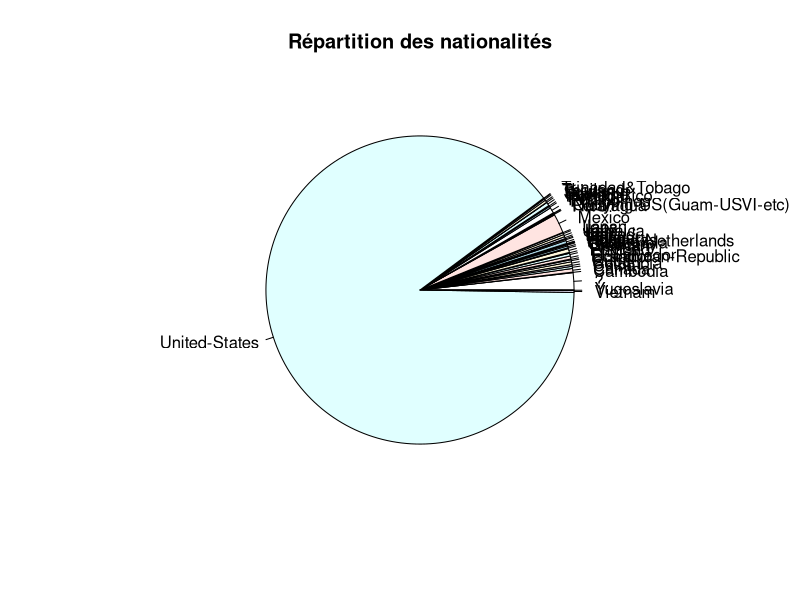
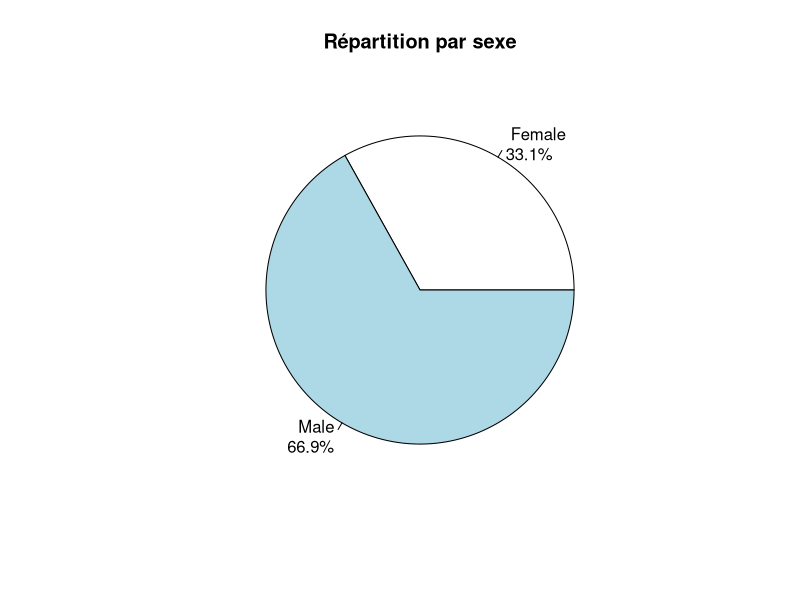
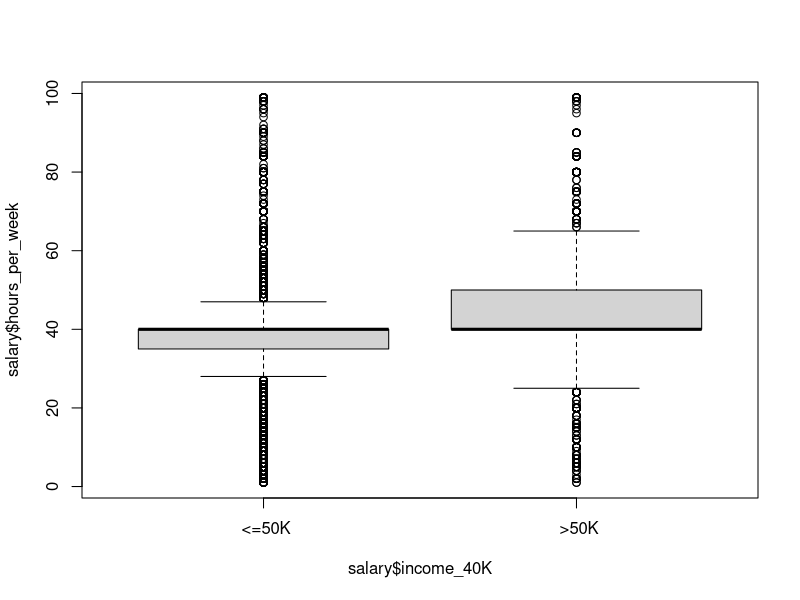
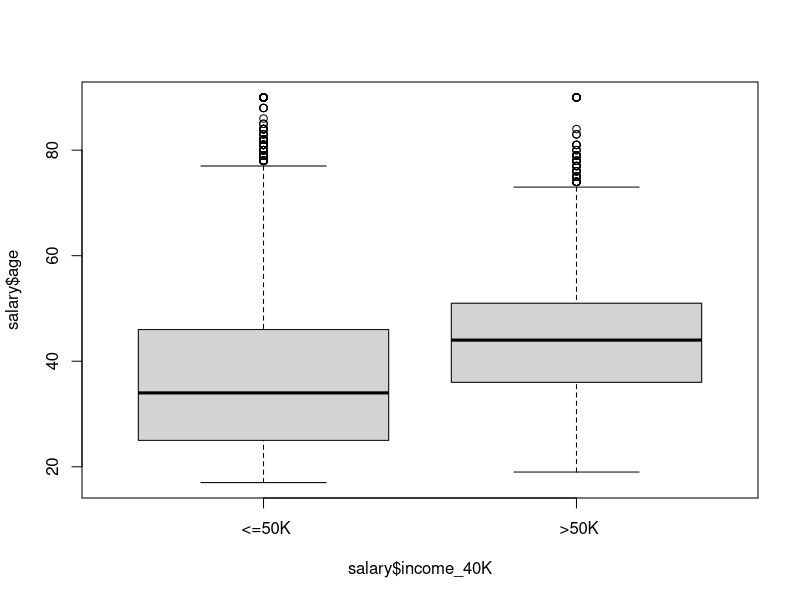
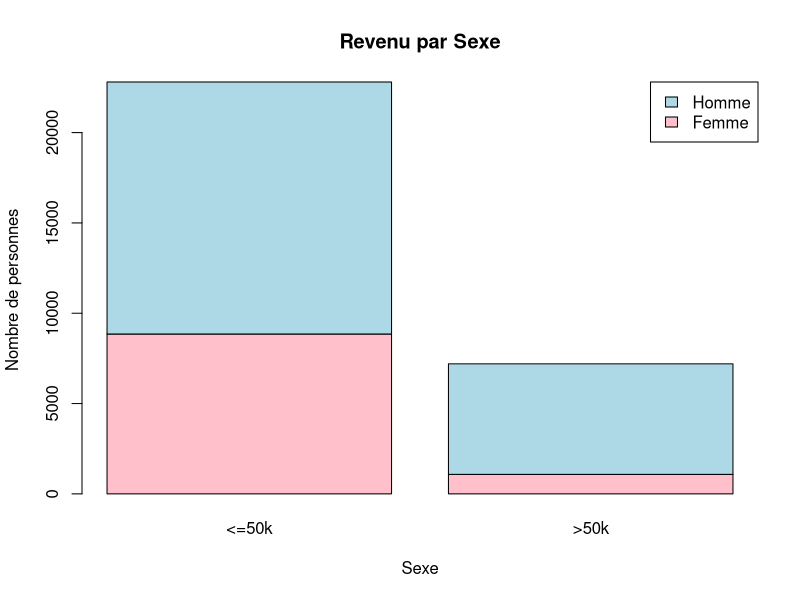

These figures' R source, in order: (Note: this script raises an error after producing the figures.)
## ---- chunk 1
salary <- read.csv("Salarie.csv")
## ---- chunk 2
# Compter le nombre d'éléments par type dans chaque colonne
count_by_type <- lapply(salary, table)

# Afficher les résultats
print(count_by_type)
## ---- chunk 3
summary(salary$workclass[salary$workclass == " ?"])
summary(salary$workclass[salary$occupation == " ?"])
summary(salary$workclass[salary$native_country == " ?"])
## ---- chunk 4
summary(salary)
str(salary)
## ---- chunk 5
head(salary)
tail(salary)
## ---- chunk 6
View(salary)
## ---- chunk 7
colonnes <- ncol(salary)
colnames(salary)

lignes <- nrow(salary)

sprintf("Le dataframe a %d lignes et %d colonnes.", lignes, colonnes)
## ---- chunk 8
valeurs_manquantes_par_colonne <- colSums(is.na(salary))
print(valeurs_manquantes_par_colonne)
## ---- chunk 9
nationalite <- unique(salary$native_country)
print(nationalite)

table_nationalites <- table(salary$native_country)

# Créer un diagramme en camembert avec la fonction pie()
pie(table_nationalites, labels = names(table_nationalites), main = "Répartition des nationalités")

# Afficher le nombre de lignes par nationalité
print(table_nationalites)
## ---- chunk 10
table_sexe <- table(salary$sex)
pourcentages <- round(100 * table_sexe / sum(table_sexe), 1)
pie(table_sexe, labels = sprintf("%s\n%.1f%%", names(table_sexe), pourcentages), main = "Répartition par sexe")
## ---- chunk 11
table_marital <- table(salary$marital_status)
print(table_marital)

## ---- chunk 12
boxplot(salary$hours_per_week ~ salary$income_40K, data = salary)
boxplot(salary$age ~ salary$income_40K, data = salary)


salary$sex_binary <- ifelse(salary$sex == " Male", 1, 0)


## ---- chunk 13

# Recodage de la variable income_40k en income_50k qui aura
class(salary$income_40K)
class(as.factor(salary$income_40K))
class(as.factor(salary$sex))


which(is.na(salary$sex))
which(is.na(salary$income_40K))

which(is.infinite(salary$sex))
which(is.infinite(salary$income_40K))

unique(salary$sex)

salary$income_40K <- as.factor(salary$income_40K)
length(salary$sex)
length(salary$income_40K)
## ---- chunk 14
contingency_table <- table(salary$sex, salary$income_40K)

barplot(contingency_table, beside = FALSE, 
        main = "Revenu par Sexe",
        xlab = "Sexe", ylab = "Nombre de personnes", col = c("pink", "lightblue"),
        legend.text = c("Femme", "Homme"), 
        args.legend = list(x = "topright"),
        names.arg = c("<=50k", ">50k")) 
## ---- chunk 15
# Créer un indice pour les lignes qui ne sont pas les États-Unis
non_us_indices <- which(salary$native_country != " United-States")

# Utiliser cet indice pour créer le facteur de nationalité et la variable de revenu correspondante
nationality_factor_no_us <- nationality_factor[non_us_indices]
income_40K_no_us <- salary$income_40K[non_us_indices]

# Créer la table de contingence en utilisant les données filtrées
nationality_table_no_us <- table(nationality_factor_no_us, income_40K_no_us)

library(ggplot2)
nationality_income_melted <- melt(nationality_table_no_us)
# Calculer la proportion de personnes pour chaque pays et catégorie de revenu
nationality_income_prop <- as.data.frame.matrix(prop.table(nationality_table_no_us, 1))
# Créer une heatmap
ggplot(nationality_income_melted, aes(x = nationality_factor_no_us, y = income_40K_no_us, fill = value)) +
  geom_tile() +
  scale_fill_gradient(low = "blue", high = "red") +
  labs(x = "Nationalité", y = "Revenu", fill = "Proportion") +
  theme(axis.text.x = element_text(angle = 90, hjust = 1))
## ---- chunk 16
ggplot(salary, aes(x = education_num, y = income_40K)) + 
  geom_bar(stat = "summary", fun = "mean") +
  xlab("Niveau d'Éducation") +
  ylab("Moyenne de Salaire >50K") +
  ggtitle("Moyenne de Salaire par Niveau d'Éducation") +
  theme(axis.text.x = element_text(angle = 90, hjust = 1)) # Pour éviter que les étiquettes se chevauchent


ggplot(salary, aes(x = education_num, y = income_40K)) + 
  geom_boxplot() +
  xlab("Niveau d'Éducation") +
  ylab("Salaire >50K") +
  ggtitle("Distribution des Salaires par Niveau d'Éducation") +
  theme(axis.text.x = element_text(angle = 90, hjust = 1)) # Pour éviter que les étiquettes se chevauchent

ggplot(salary, aes(x = education_num, y =income_40K)) + 
  geom_violin() +
  xlab("Niveau d'Éducation") +
  ylab("Salaire >50K") +
  ggtitle("Distribution des Salaires par Niveau d'Éducation avec Densité") +
  theme(axis.text.x = element_text(angle = 90, hjust = 1)) # Pour éviter que les étiquettes se chevauchent


## ---- chunk 17
library(dplyr)
library(ggplot2)

salary$income_40K_binary <- ifelse(salary$income_40K == " >50K", 1, 0)

aggregated_data <- salary %>%
  group_by(marital_status) %>%
  summarize(percentage = mean(income_40K_binary) * 100)

ggplot(aggregated_data, aes(x = marital_status, y = percentage)) + 
  geom_bar(stat = "identity") +
  geom_text(aes(label = sprintf("%.1f%%", percentage)), 
            position = position_dodge(width = 0.9), 
            vjust = -0.25, hjust = 0.5) +
  xlab("Statut Marital") +
  ylab("Pourcentage gagnant >50K") +
  ggtitle("Pourcentage gagnant >50K par Statut Marital") +
  theme(axis.text.x = element_text(angle = 45, hjust = 1))


## ---- chunk 18
# Créer un histogramme avec une couleur par âge
my_colors <- rainbow(length(unique(salary$age)))
hist(salary$age, col = my_colors, main = "Histogramme par âge", xlab = "Âge")
## ---- chunk 19
library(dplyr)
library(ggplot2)

aggregated_data <- salary %>%
  group_by(occupation) %>%
  summarize(percentage = mean(income_40K_binary) * 100)

ggplot(aggregated_data, aes(x = occupation, y = percentage)) + 
  geom_bar(stat = "identity", fill = "skyblue") +
  geom_text(aes(label = sprintf("%.1f%%", percentage)), 
            position = position_dodge(width = 0.9), 
            vjust = -0.25, hjust = 0.5) +
  xlab("Occupation") +
  ylab("Pourcentage gagnant >50K") +
  ggtitle("Pourcentage gagnant >50K par Occupation") +
  theme(axis.text.x = element_text(angle = 45, hjust = 1)) 

## ---- chunk 20
library(dplyr)
library(ggplot2)

aggregated_data <- salary %>%
  group_by(workclass) %>%
  summarize(percentage = mean(income_40K_binary) * 100) 

ggplot(aggregated_data, aes(x = workclass, y = percentage)) + 
  geom_bar(stat = "identity", fill = "steelblue") +
  geom_text(aes(label = sprintf("%.1f%%", percentage)), 
            position = position_dodge(width = 0.9), 
            vjust = -0.25, hjust = 0.5) +
  xlab("Classe de Travail") +
  ylab("Pourcentage gagnant >50K") +
  ggtitle("Pourcentage gagnant >50K par Classe de Travail") +
  theme(axis.text.x = element_text(angle = 45, hjust = 1))

## ---- chunk 21
aggregated_data_relationship <- salary %>%
  group_by(relationship) %>%
  summarize(percentage = mean(income_40K_binary) * 100) # Calcule le pourcentage

# Créer le graphique pour relationship
ggplot(aggregated_data_relationship, aes(x = relationship, y = percentage)) + 
  geom_bar(stat = "identity", fill = "cornflowerblue") +
  geom_text(aes(label = sprintf("%.1f%%", percentage)), 
            position = position_dodge(width = 0.9), 
            vjust = -0.3, hjust = 0.5) +
  xlab("Relation Familiale") +
  ylab("Pourcentage gagnant >50K") +
  ggtitle("Pourcentage gagnant >50K par Relation Familiale") +
  theme(axis.text.x = element_text(angle = 45, hjust = 1))
## ---- chunk 22
# Calculer les pourcentages pour race
aggregated_data_race <- salary %>%
  group_by(race) %>%
  summarize(percentage = mean(income_40K_binary) * 100) # Calcule le pourcentage

# Créer le graphique pour race
ggplot(aggregated_data_race, aes(x = race, y = percentage)) + 
  geom_bar(stat = "identity", fill = "lightgreen") +
  geom_text(aes(label = sprintf("%.1f%%", percentage)), 
            position = position_dodge(width = 0.9), 
            vjust = -0.3, hjust = 0.5) +
  xlab("Race") +
  ylab("Pourcentage gagnant >50K") +
  ggtitle("Pourcentage gagnant >50K par Race") +
  theme(axis.text.x = element_text(angle = 45, hjust = 1))
## ---- chunk 23
library(dplyr)
library(ggplot2)

# Calculer les pourcentages pour native_country
aggregated_data_country <- salary %>%
  group_by(native_country) %>%
  summarize(percentage = mean(income_40K_binary) * 100) # Calcule le pourcentage

# Créer le graphique pour native_country
ggplot(aggregated_data_country, aes(x = reorder(native_country, -percentage), y = percentage)) + 
  geom_bar(stat = "identity", fill = "tomato") +
  geom_text(aes(label = sprintf("%.1f%%", percentage)), 
            position = position_dodge(width = 0.9), 
            vjust = -0.3, hjust = 0.5) +
  xlab("Pays d'origine") +
  ylab("Pourcentage gagnant >50K") +
  ggtitle("Pourcentage gagnant >50K par Pays d'origine") +
  theme(axis.text.x = element_text(angle = 90, hjust = 1, vjust = 0.5))

## ---- chunk 24
glm_model = glm(income_40K ~ age+sex, data=salary, family = "binomial")
tbl_regression(glm_model, exponentiate = TRUE)
## ---- chunk 25
package(carret)
predict(glm_model,)
## ---- chunk 26
salary$sex <- as.factor(salary$sex) 
salary$race <- as.factor(salary$race)
salary$native_country <- as.factor(salary$native_country) 

output <- lm(salary$capital_gain~salary$sex+salary$race+salary$native_country+salary$age)
summary(output)

scatterplot3d(salary$native_country, salary$sex, salary$capital_gain, main = "Régression Linéaire en 3D", xlab = "Variable indépendante 1", ylab = "Variable indépendante 2", zlab = "Variable dépendante")
